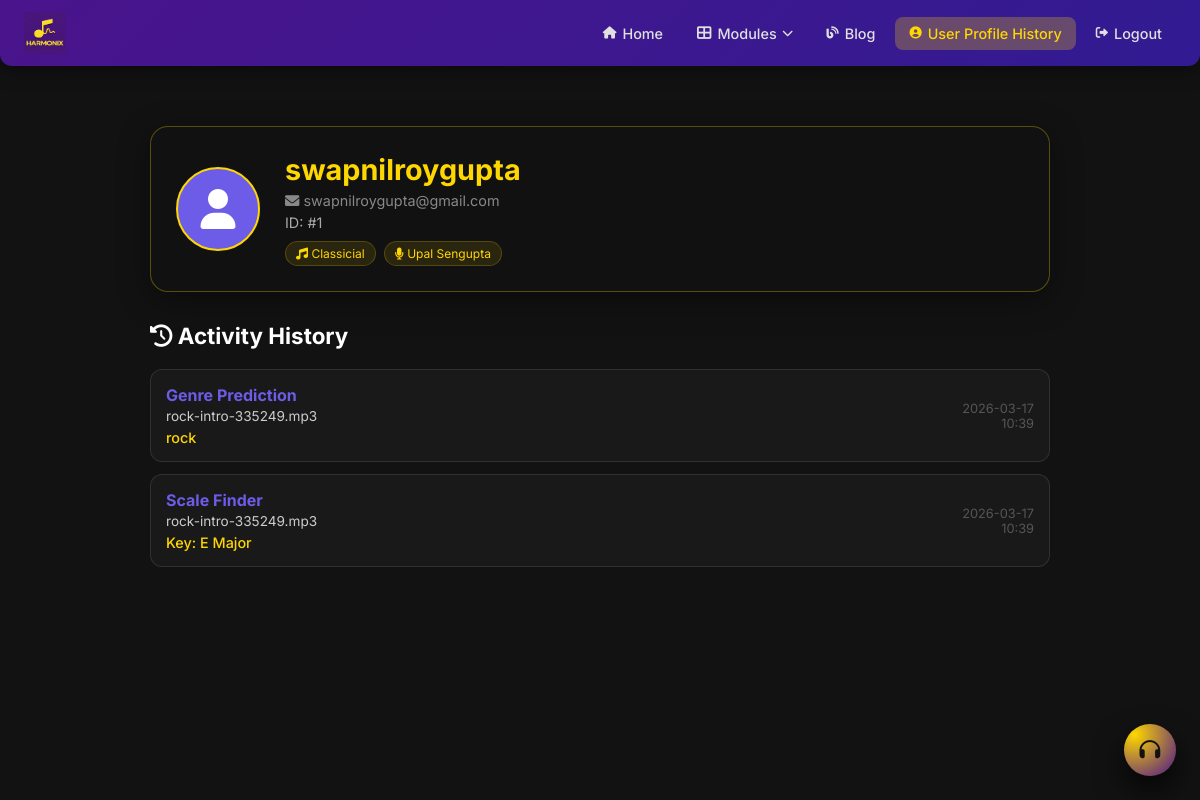
The page /history (signed in) on the database its author committed.
### models.py (models this page shows, shortened)
class User(db.Model, UserMixin):
    id = db.Column(db.Integer, primary_key=True)
    email = db.Column(db.String(120), unique=True, nullable=False)
    username = db.Column(db.String(20), unique=True, nullable=True)
    password = db.Column(db.String(60), nullable=True)
    favourite_genres = db.Column(db.String(200), nullable=True)
    favourite_artists = db.Column(db.String(200), nullable=True)
    history = db.relationship('History', backref='author', lazy=True)

class History(db.Model):
    id = db.Column(db.Integer, primary_key=True)
    activity_type = db.Column(db.String(50), nullable=False)
    filename = db.Column(db.String(100), nullable=False)
    result = db.Column(db.String(200), nullable=False)
    timestamp = db.Column(db.DateTime, nullable=False, default=datetime.utcnow)
    user_id = db.Column(db.Integer, db.ForeignKey('user.id'), nullable=False)

### app.py (the view)
@app.route('/history')
@login_required
def history():
    user_history = History.query.filter_by(user_id=current_user.id).order_by(History.timestamp.desc()).all()
    return render_template('history.html', history=user_history, user=current_user)

### models.py (called while the page is built)
@login_manager.user_loader
def load_user(user_id):
    return User.query.get(int(user_id))

### templates/history.html (shortened to what this page needs)
<!DOCTYPE html>
<html lang="en">
<head>
    <link rel="stylesheet" href="{{ url_for('static', filename='css/style.css') }}">
    <link rel="stylesheet" href="https://cdnjs.cloudflare.com/ajax/libs/font-awesome/6.0.0/css/all.min.css">
</head>
<body>
    {% include '_navbar.html' %}
    <div class="container" style="max-width: 900px; padding: 40px 20px;">
        <div class="profile-header">
            <div class="profile-avatar">
                <i class="fas fa-user"></i>
            </div>
            <div class="profile-info">
                <h1>{{ user.username }}</h1>
                <p><i class="fas fa-envelope"></i> {{ user.email }}</p>
                <p style="margin-top: 5px; color: #aaa;">ID: #{{ user.id }}</p>
                <div class="pref-tags">
                    {% if user.favourite_genres %}
                        {% for genre in user.favourite_genres.split(',') %}
                            <span class="pref-tag"><i class="fas fa-music"></i> {{ genre.strip() }}</span>
                        {% endfor %}
                    {% endif %}
                    {% if user.favourite_artists %}
                        {% for artist in user.favourite_artists.split(',') %}
                            <span class="pref-tag"><i class="fas fa-microphone"></i> {{ artist.strip() }}</span>
                        {% endfor %}
                    {% endif %}
                </div>
            </div>
        </div>
        <h2 style="color: white; margin-bottom: 20px; font-size: 1.4rem;"><i class="fas fa-history"></i> Activity History</h2>
        {% if history %}
            {% for item in history %}
            <div class="history-card">
                <div>
                    <span class="activity-type">{{ item.activity_type }}</span>
                    <div class="activity-file">{{ item.filename }}</div>
                    <div class="activity-res">{{ item.result }}</div>
                </div>
                <div class="activity-time">
                    <div>{{ item.timestamp.strftime('%Y-%m-%d') }}</div>
                    <div>{{ item.timestamp.strftime('%H:%M') }}</div>
                </div>
            </div>
            {% endfor %}
        {% else %}
            <div style="text-align: center; color: #555; padding: 40px;">
                <i class="fas fa-folder-open" style="font-size: 3rem; margin-bottom: 15px; display: block;"></i>
                No activity history found yet.
            </div>
        {% endif %}
    </div>
    {% include '_mood_assistant.html' %}
</body>
</html>

### static/css/style.css (style rules this page uses)
body { background-color: #121212; font-family: 'Inter', sans-serif; color: #E0E0E0; margin: 0; padding: 20px; }
.container { max-width: 1000px; margin: 0 auto; }

### templates/history.html (style rules this page uses)
.profile-header { background: rgba(18, 18, 18, 0.8); border: 1px solid rgba(255, 215, 0, 0.3); border-radius: 18px; padding: 25px; margin-bottom: 30px; display: flex; align-items: center; gap: 25px; box-shadow: 0 8px 32px rgba(0, 0, 0, 0.4); }
.profile-avatar { width: 80px; height: 80px; background: #6c5ce7; border-radius: 50%; display: flex; align-items: center; justify-content: center; font-size: 2.5rem; color: white; border: 2px solid #FFD700; }
.profile-info h1 { color: #FFD700; margin: 0 0 5px 0; font-size: 1.8rem; }
.profile-info p { color: #888; margin: 0; font-size: 0.9rem; }
.pref-tags { display: flex; gap: 8px; margin-top: 10px; flex-wrap: wrap; }
.pref-tag { padding: 4px 10px; background: rgba(255, 215, 0, 0.1); border: 1px solid rgba(255, 215, 0, 0.2); color: #FFD700; border-radius: 99px; font-size: 0.75rem; }
.history-card { background: rgba(255, 255, 255, 0.03); border: 1px solid rgba(255, 255, 255, 0.1); border-radius: 12px; padding: 15px; margin-bottom: 12px; display: flex; justify-content: space-between; align-items: center; transition: transform 0.2s; }
.activity-type { font-weight: 700; color: #6c5ce7; margin-bottom: 3px; display: block; }
.activity-file { color: #ccc; font-size: 0.85rem; }
.activity-res { color: #FFD700; font-weight: 500; margin-top: 5px; font-size: 0.9rem; }
.activity-time { color: #555; font-size: 0.8rem; text-align: right; }

### rows shown on the page
User: username "swapnilroygupta", email "swapnilroygupta@gmail.com", id "1", strip "Classicial", strip "Upal Sengupta"
History: activity_type "Genre Prediction", filename "rock-intro-335249.mp3", result "rock", timestamp "2026-03-17", timestamp "10:39"
History: activity_type "Scale Finder", filename "rock-intro-335249.mp3", result "Key: E Major", timestamp "2026-03-17", timestamp "10:39"
